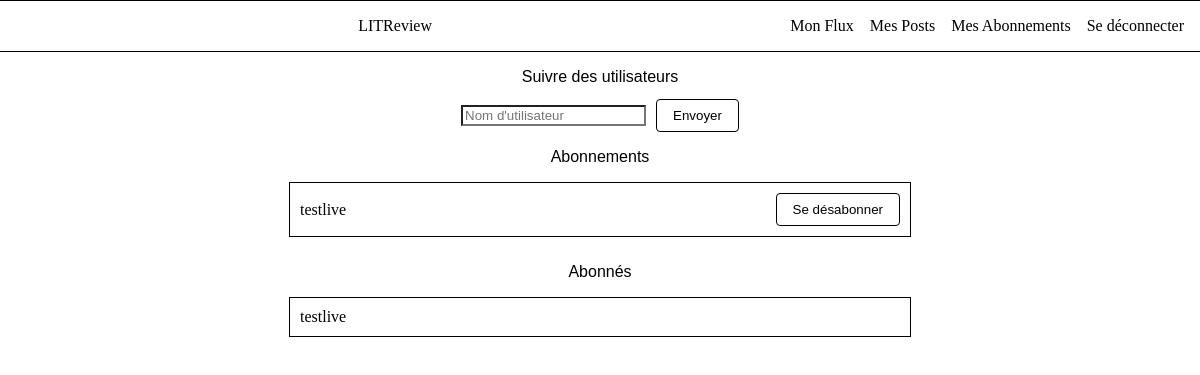
Page /follow-users/ (signed in) on the earlier database version.
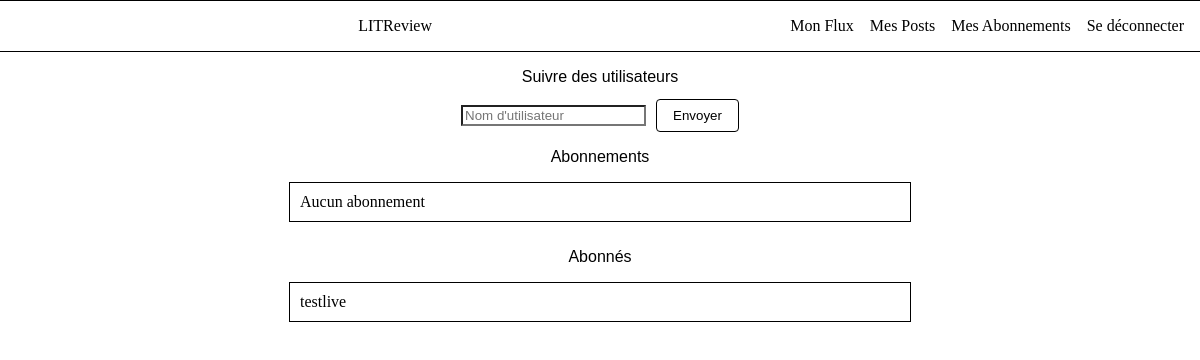
Same page on the later database version.
### feed/models.py (models this page shows)
class UserFollows(models.Model):
    user = models.ForeignKey(
        to=settings.AUTH_USER_MODEL, on_delete=models.CASCADE, related_name="following"
    )
    followed_user = models.ForeignKey(
        to=settings.AUTH_USER_MODEL,
        on_delete=models.CASCADE,
        related_name="followers_by",
    )
    class Meta:
        unique_together = (
            "user",
            "followed_user",
        )

### authentication/models.py (models this page shows)
class User(AbstractUser):
    CREATOR = "CREATOR"
    SUBSCRIBER = "SUBSCRIBER"
    ROLE_CHOICES = (
        (CREATOR, "Créateur"),
        (SUBSCRIBER, "Abonné"),
    )
    profile_photo = models.ImageField(verbose_name="Photo de profil")
    role = models.CharField(max_length=30, choices=ROLE_CHOICES, verbose_name="Rôle")

### feed/views.py (the view, shortened to what this page needs)
# urls.py: path("follow-users/", feed.views.follow_users, name="follow_users"),
@login_required
def follow_users(request):
    search_form = UserSearchForm()
    searched_users = User.objects.none()
    search_performed = False
    following = UserFollows.objects.filter(user=request.user)
    followers = UserFollows.objects.filter(followed_user=request.user)
    return render(
        request,
        "feed/follow_users.html",
        context={
            "search_form": search_form,
            "searched_users": searched_users,
            "following": following,
            "followers": followers,
            "search_performed": search_performed,
        },
    )

### feed/forms.py
class UserSearchForm(forms.Form):
    username = forms.CharField(
        max_length=150,
        label="",
        widget=forms.TextInput(attrs={"placeholder": "Nom d'utilisateur"}),
    )

### feed/templates/feed/follow_users.html (shortened to what this page needs)
{% extends 'base.html' %}
{% block content %}
    <h2 class="followers">Suivre des utilisateurs</h2>
    <form method="post">
        <div class="form-group-followers">
            {{ search_form.username.label_tag }} {{ search_form.username }} <button type="submit">Envoyer</button>
        </div>
    </form>
    <h2 class="followers">Abonnements</h2>
    <ul class="center-list">
    {% for follow in following %}
        <li>
            <span>{{ follow.followed_user.username }}</span>
            <form method="post">
                <button type="submit" name="unfollow" value="{{ follow.followed_user.id }}">Se désabonner</button>
            </form>
        </li>
        {% empty %}
        <li>Aucun abonnement</li>
    {% endfor %}
    </ul>
    <h2 class="followers">Abonnés</h2>
    <ul class="center-list">
        {% for follow in followers %}
            <li>{{ follow.user.username }}</li>
        {% empty %}
            <li>Aucun abonné</li>
        {% endfor %}
    </ul>
{% endblock content %}

Differences in the rows shown:
removed UserFollows: followed_user.username "testlive", shown under "Abonnements"
Other differences:
text now shown: "Aucun abonnement"
